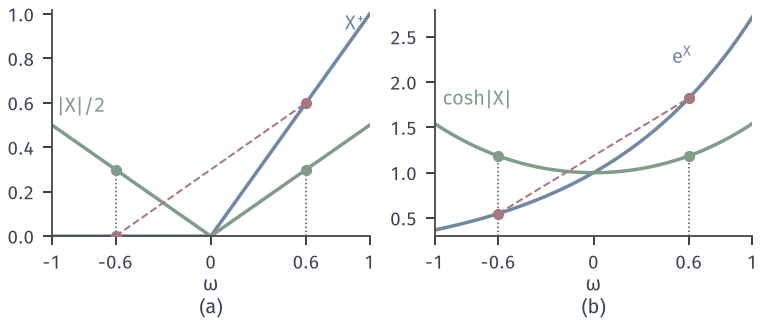

Recreate this plot in Python.
"""Folding example: Omega=(-1,1) with uniform probability, X(w)=w, Y=|X|; sigma(Y) groups {w,-w}.
E[g(X)|Y] = (g(Y)+g(-Y))/2. (a) g(x)=x^+ (blue) and E[X^+|Y]=|X|/2 (green); red pair w=+-0.6, average 0.3.
(b) g(x)=e^x (blue) and E[e^X|Y]=cosh|X| (green); red pair w=+-0.6, average cosh 0.6 = 1.1855."""
from pathlib import Path
import sys
sys.path.insert(0, str(Path(__file__).resolve().parents[1]/'cexp-common'))
from common import *

w = np.linspace(-1, 1, 401)
fig, (a, b) = figure(width_mm=108, height_mm=46, ncols=2)
for ax, g, h, lab in [(a, lambda x: np.maximum(x, 0), lambda x: np.abs(x)/2, 'a'),
                      (b, np.exp, lambda x: np.cosh(x), 'b')]:
    ax.plot(w, g(w), color=BLUE, lw=1.4)
    ax.plot(w, h(w), color=GREEN, lw=1.4)
    s = 0.6
    ax.plot([-s, s], [g(-s), g(s)], color=RED, lw=0.8, ls='--')
    ax.scatter([-s, s], [g(-s), g(s)], s=14, color=RED, zorder=4)
    ax.scatter([-s, s], [h(s), h(s)], s=14, color=GREEN, zorder=4)
    for x in (-s, s):
        ax.plot([x, x], [ax.get_ylim()[0] if False else (0 if lab == 'a' else 0.3), h(s)], color=STROKE, lw=0.6, ls=':')
    ax.set_xlim(-1, 1); ax.set_xticks([-1, -0.6, 0, 0.6, 1]); ax.set_xticklabels(['-1', '-0.6', '0', '0.6', '1'])
    ax.set_xlabel(r'$\omega$', labelpad=1)
    tag(ax, f'({lab})', y=-0.27)
a.set_ylim(0, 1.02); b.set_ylim(0.3, 2.8)
a.text(0.97, 0.93, '$X^{+}$', color=BLUE, ha='right'); a.text(-0.97, 0.56, r'$|X|/2$', color=GREEN)
b.text(0.62, 2.2, r'$\mathrm{e}^{X}$', color=BLUE, ha='right'); b.text(-0.95, 1.75, r'$\cosh|X|$', color=GREEN)
save(fig, Path(__file__).resolve().parent, 'figure', {'pair': 0.6, 'avg_xplus': 0.3, 'cosh06': float(np.cosh(0.6))})
